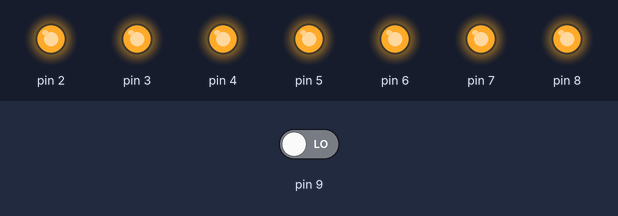
A sketch run on a simulated Arduino Uno, built with avr-gcc and run on an emulated ATmega328P. Parts: output pins drawn as LEDs (lit = HIGH). Dashed ring = blinking. Inputs (shaded band) come from the test bench; at power-on: pin 9 LOW.

Above: at 2.0 s.
2.1 s: pin 9 driven HIGH
At 4.0 s:
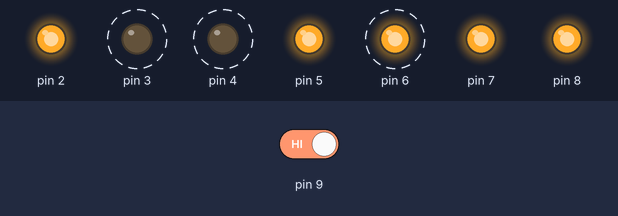
5.3 s: pin 9 driven LOW
At 6.6 s:
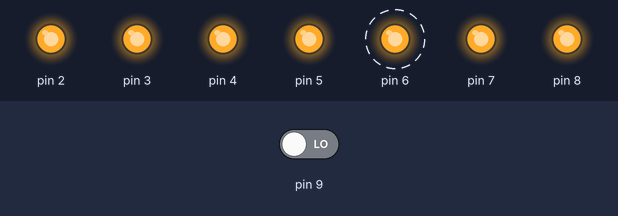
6.9 s: pin 9 driven HIGH
At 7.6 s:
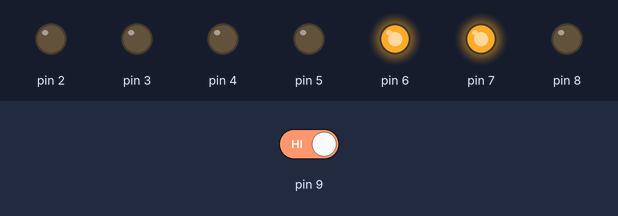
Timing chart, 0 to 25.7 s (numbered marks = the images above; inputs shaded):
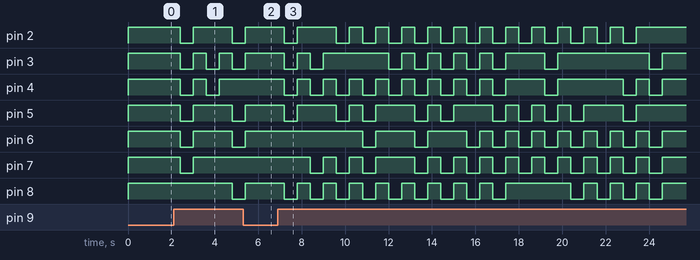

Measured:
- after the input at 2.1 s, pin 2, pin 5, pin 6: HIGH → LOW after 0.30 s, → HIGH 0.60 s later, → LOW 1.8 s later; pin 3, pin 4: alternates HIGH for 0.60 s and LOW for 0.60 s, starting after 0.30 s; pin 7: HIGH → LOW after 0.30 s, → HIGH 0.60 s later; pin 8: HIGH → LOW after 2.7 s
- after the input at 5.3 s, pin 2, pin 3, pin 5, pin 8: goes on until 5.4 s, then stays HIGH; pin 4: stays HIGH (without the input it goes to LOW after 0.70 s)
- after the input at 6.9 s, pin 2: goes LOW 0.60 s, HIGH 1.8 s, 11 × (LOW 0.60 s, HIGH 0.60 s), LOW 0.60 s, then HIGH, starting after 0.30 s; pin 3: HIGH → LOW after 0.30 s, → HIGH 0.60 s later, → LOW 0.60 s later, → HIGH 0.60 s later, … (18 changes in this stretch)

The sketch:

7segmentled.ino
```cpp
int counter = 0;
int tst = 0;

void setup()
{
 pinMode(2,OUTPUT);
 pinMode(3,OUTPUT);
 pinMode(4,OUTPUT);
 pinMode(5,OUTPUT);
 pinMode(6,OUTPUT);
 pinMode(7,OUTPUT);
 pinMode(8,OUTPUT);
 pinMode(9,INPUT);
}

void func2()
{
    for(int i=2;i<9;i++)
  {
    digitalWrite(i,HIGH);
   }
}

void func ()
{
    for(int i=2;i<9;i++)
  {
    digitalWrite(i,LOW);
   }
}

void loop()
{
if(digitalRead(9)== HIGH && tst == 0)
{
func();
counter++;
switch(counter)
{
  case 1:  func();
            digitalWrite(8,HIGH);
            delay(600);
             break;

  case 2:
  func();
  digitalWrite(2,HIGH);
  digitalWrite(7,HIGH);
  digitalWrite(6,HIGH);
  digitalWrite(5,HIGH);
  digitalWrite(8,HIGH);
   delay(600);
   break;

  case 3:
  func();
  digitalWrite(7,HIGH);
  digitalWrite(4,HIGH);
   delay(600);
   break;

  case 4:
  func();
  digitalWrite(7,HIGH);
  digitalWrite(6,HIGH);
   delay(600);
   break;

  case 5:
  func();
  digitalWrite(2,HIGH);
  digitalWrite(6,HIGH);
  digitalWrite(5,HIGH);
   delay(600);
   func2();
   break;

  case 6:
  func();
  digitalWrite(6,HIGH);
  digitalWrite(3,HIGH);
   delay(600);
   break;

  case 7:
  func();
  digitalWrite(3,HIGH);
   delay(600);
    break;

  case 8:
  func();
  digitalWrite(7,HIGH);
  digitalWrite(6,HIGH);
  digitalWrite(5,HIGH);
   delay(600);
   break;

  case 9:
  func();
  delay(600);
  break;

  case 10:
  func();
  digitalWrite(6,HIGH);
   delay(600);
   break;

  case 11:
  func();
  digitalWrite(5,HIGH);
   delay(600);
   break;

  case 12:
  func();
  delay(600);
  break;

  case 13:
  func();
   digitalWrite(8,HIGH);
   digitalWrite(3,HIGH);
   digitalWrite(4,HIGH);
   delay(600);
   break;

  case 14:
  func();
  digitalWrite(8,HIGH);
  delay(600);
  break;

  case 15:
  func();
    digitalWrite(3,HIGH);
    digitalWrite(4,HIGH);
   delay(600);
   break;

  case 16:
  func();
    digitalWrite(3,HIGH);
    digitalWrite(4,HIGH);
    digitalWrite(5,HIGH);
   delay(600);
   break;

  case 17:
  func();
  digitalWrite(3,HIGH);
   delay(600);
   break;

  case 18:
  func();
  digitalWrite(2,HIGH);
  digitalWrite(5,HIGH);
   delay(600);
   break;
  }
  tst=1;
}
else
{
  func2();
  delay(600);
  tst=0;
}
}
```
